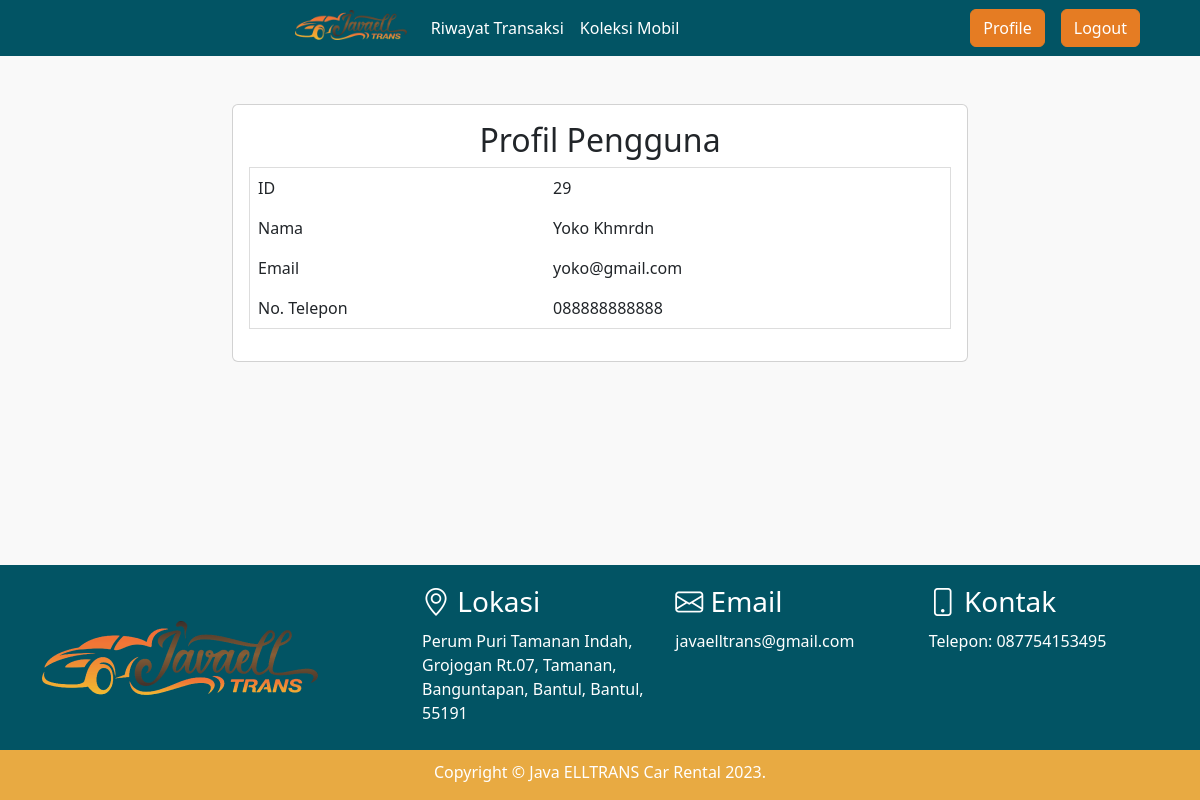
/app/views/profil/profil.php (signed in), run on the app's committed database.
### tables this page shows
CREATE TABLE `users` (
  `id` int(3) NOT NULL,
  `NIK` char(13) NOT NULL,
  `Nama` varchar(30) DEFAULT NULL,
  `NamaUser` varchar(50) DEFAULT NULL,
  `Password` varchar(255) DEFAULT NULL,
  `JenisKelamin` enum('L','P') DEFAULT NULL,
  `Alamat` text DEFAULT NULL,
  `NoTelp` varchar(13) DEFAULT NULL,
  `Foto` varchar(100) DEFAULT NULL,
  `RoleId` int(2) DEFAULT NULL,
  `IsActive` int(1) DEFAULT NULL
);

### app/views/profil/profil.php (the view, shortened to what this page needs)
<?php
include("/xampp/htdocs/project-rental-mobil/app/config/database.php");
if (isset($_SESSION['nik'])) {
    $nik = $_SESSION['nik'];
    $query = "SELECT * FROM users WHERE NIK = $nik";
    $result = mysqli_query($db, $query);
    if ($result && mysqli_num_rows($result) > 0) {
        $user = mysqli_fetch_assoc($result);
    } else {
        die("User not found.");
    }
} else {
    die("User ID not found in session.");
}
?>
<!DOCTYPE html>
<html>
<head>
    <link rel="stylesheet" href="https://cdnjs.cloudflare.com/ajax/libs/bootstrap/5.3.0/css/bootstrap.min.css">
    <link rel="stylesheet" href="https://localhost/project-rental-mobil/app/css/style.css">
    <link rel="stylesheet" href="https://cdn.jsdelivr.net/npm/bootstrap-icons@1.7.2/font/bootstrap-icons.css">
</head>
<body>
    <nav class="navbar navbar-expand-lg bg-body-tertiary">
        <div class="container-fluid">
            <div class="collapse navbar-collapse justify-content-center" id="navbarNav">
                <ul class="navbar-nav text-center">
                    <li class="nav-item">
                        <a class="navbar-brand" href="#"> <img src="https://localhost/project-rental-mobil/app/img/assets/logo.png" alt="" height="30px"></a>
                    </li>
                    <li class="nav-item">
                        <a class="nav-link <?php echo (basename($_SERVER['PHP_SELF']) == 'riwayat_transaksi.php') ? 'active' : ''; ?>" href="../pelanggan/riwayat_transaksi.php">Riwayat Transaksi</a>
                    </li>
                    <li class="nav-item">
                        <a class="nav-link <?php echo (basename($_SERVER['PHP_SELF']) == 'daftar-mobil.php') ? 'active' : ''; ?>" href="../pelanggan/daftar-mobil.php">Koleksi Mobil</a>
                    </li>
                </ul>
            </div>
            <div class="d-grid gap-2 d-md-flex justify-content-md-end">
                <a href="../profil/profil.php" class="btn me-md-2 text-white" type="button" style="background-color: #E57C23;">Profile</a>
                <a href="../home/index.php" class="btn text-white me-md-5" type="button" style="background-color: #E57C23;">Logout</a>
            </div>
        </div>
    </nav>
    <section class="container profile">
        <div class="row justify-content-center mt-5">
            <div class="col-lg-8">
                <div class="card">
                    <div class="card-body">
                        <h1 class="card-title text-center">Profil Pengguna</h1>
                        <table class="table">
                            <tr>
                                <td>ID</td>
                                <td><?php echo $user['id']; ?></td>
                            </tr>
                            <tr>
                                <td>Nama</td>
                                <td><?php echo $user['Nama']; ?></td>
                            </tr>
                            <tr>
                                <td>Email</td>
                                <td><?php echo $user['NamaUser']; ?></td>
                            </tr>
                            <tr>
                                <td>No. Telepon</td>
                                <td><?php echo $user['NoTelp']; ?></td>
                            </tr>
                        </table>
                    </div>
                </div>
            </div>
        </div>
    </section>
    <footer class="footer">
        <div class="container">
            <div class="row">
                <div class="col-lg-4">
                    <img src="https://localhost/project-rental-mobil/app/img/assets/logo.png" alt="">
                </div>
                <div class="col-lg-8">
                    <div class="row">
                        <div class="col-md-4">
                            <h3><i class="bi bi-geo-alt"></i> Lokasi</h3>
                            <p>Perum Puri Tamanan Indah, Grojogan Rt.07, Tamanan, Banguntapan, Bantul, Bantul, 55191</p>
                        </div>
                        <div class="col-md-4">
                            <h3><i class="bi bi-envelope"></i> Email</h3>
                            <p>javaelltrans@gmail.com</p>
                        </div>
                        <div class="col-md-4">
                            <h3><i class="bi bi-phone"></i> Kontak</h3>
                            <p>Telepon: 087754153495</p>
                        </div>
                    </div>
                </div>
            </div>
        </div>
    </footer>
    <section class="copyright">
        <div class="container">
            <div class="row">
                <div class="col-lg-12 text-center">
                    <p>Copyright &copy; Java ELLTRANS Car Rental 2023.</p>
                </div>
            </div>
        </div>
    </section>
</body>
</html>

### app/css/style.css (style rules this page uses)
body { background-color: #F9F9F9; }
h1 { font-size: 32px; color: #333; margin-bottom: 30px; }
.navbar { background-color: #025464 !important; }
.navbar-brand { color: #ffffff; font-weight: bold; }
.navbar-nav .nav-link { color: #ffffff; font-weight: 500; }
.navbar .btn { color: #E57C23; border-color: #E57C23; }
.footer { background-color: #025464; padding: 20px 0; color: #ffff; }
.footer .container { display: flex; align-items: center; }
.footer .col-lg-4 { display: flex; align-items: center; }
.footer .col-lg-8 { display: flex; align-items: center; }
.footer h3 { margin-bottom: 10px; }
.footer p { margin-bottom: 5px; }
body { display: flex; flex-direction: column; min-height: 100vh; }
.footer { margin-top: auto; }
.copyright { background-color: #E8AA42; padding-top: 10px; color: #ffff; }
.table { border: 1px solid #ddd; }
.table td { border: none; }
.table tr:nth-child(even) { background-color: #f2f2f2; }

### data on the page
users: id "29", Nama "Yoko Khmrdn", NamaUser "yoko@gmail.com", NoTelp "088888888888"
